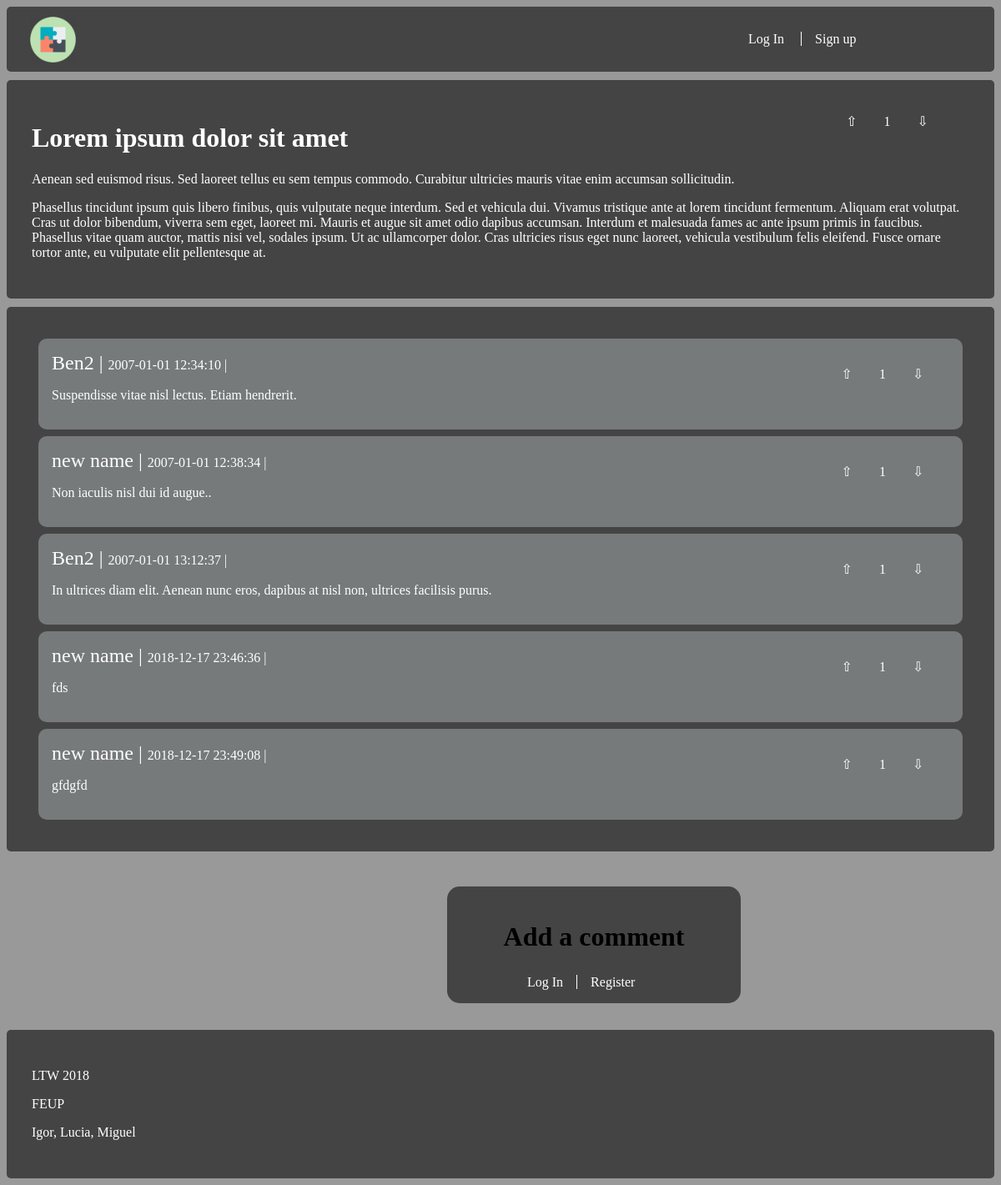
/story_item.php?id_story=1, run on an earlier commit of the app's database.
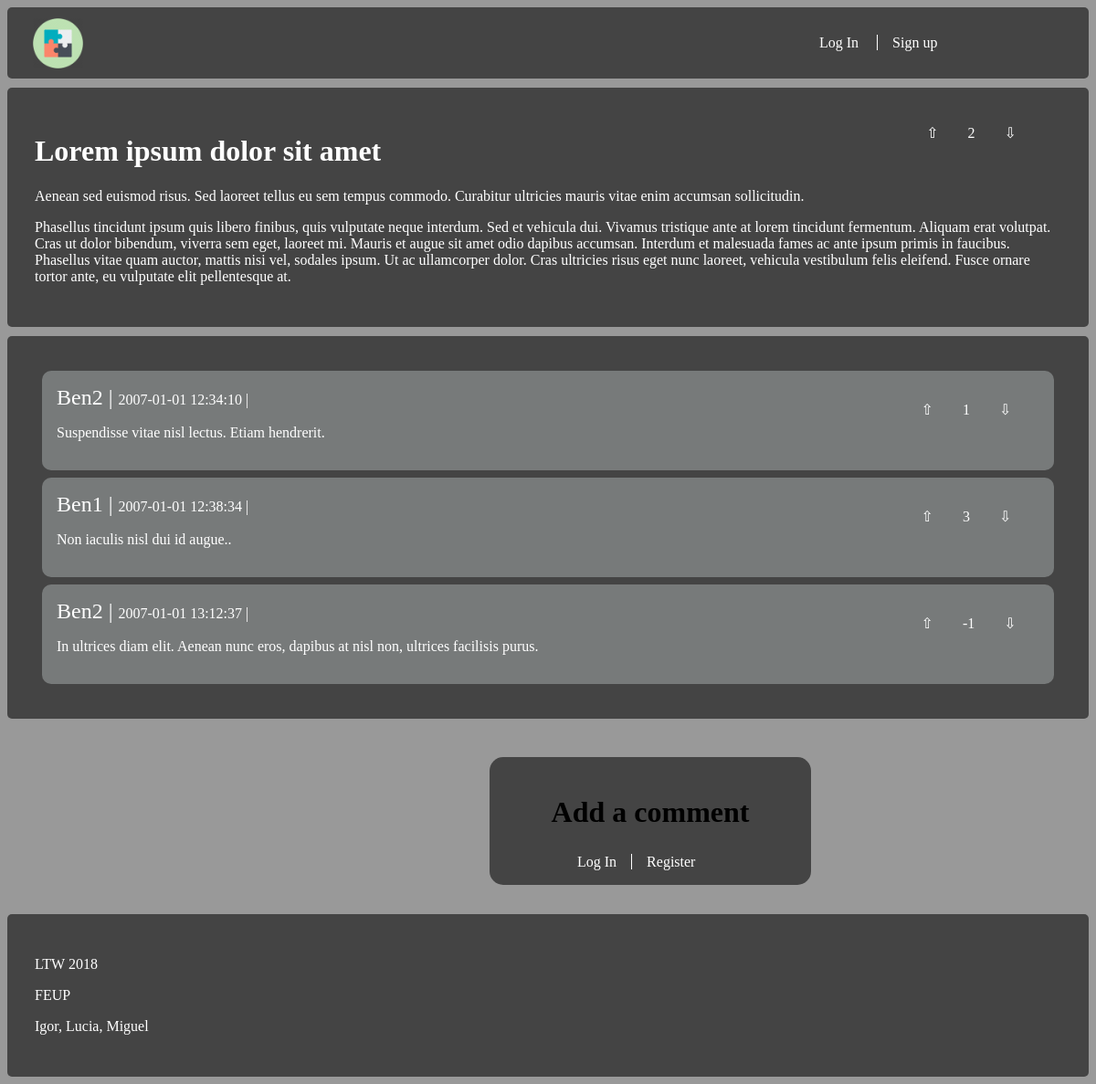
And on a later commit of the database.
### tables this page shows
CREATE TABLE stories (
    id_story INTEGER PRIMARY KEY,
    id_user VARCHAR REFERENCES users NOT NULL,
    published DATE NOT NULL,
    title VARCHAR NOT NULL,
    brief_intro VARCHAR NOT NULL,
    storie_text VARCHAR NOT NULL,
    plus INTEGER NOT NULL
);

CREATE TABLE comments (
    id_comment INTEGER,
    id_story INTEGER,
    id_user INTEGER REFERENCES users NOT NULL,
    published DATE NOT NULL,
    comment_text VARCHAR NOT NULL,
    plus INTEGER NOT NULL,
    PRIMARY KEY(id_comment, id_story)
);

CREATE TABLE users (
    id_user INTEGER PRIMARY KEY AUTOINCREMENT,
    username VARCHAR NOT NULL,
    password VARCHAR NOT NULL
);

### database/user.php (called while the page is built, shortened)
<?php
    function getUsername($id) {
        global $dbh;
        $stmt = $dbh->prepare("SELECT * FROM users WHERE id_user = ?");
        $stmt->execute(array($id));
        return $stmt->fetch()["username"];
    }
?>

### story_item.php (the view, shortened to what this page needs)
<!DOCTYPE html>
<html lang="en">
<head>
    <link rel="stylesheet" type="text/css" media="screen" href="style/layout.css" />
    <link rel="stylesheet" type="text/css" media="screen" href="style/main.css" />
</head>
<body>
<div class="wrapper">
<div class="box header">
    <section id="story">
        <?php
        include_once('includes/header.php');
        $id_story = $_GET['id_story'];
        $db = new PDO('sqlite:database/stories_db.db');
        $stmt = $db->prepare("SELECT *
                               FROM stories
                               WHERE id_story = ?
                               ORDER BY published");
        $stmt->execute(array($id_story));
        $story =  $stmt->fetch();
        $stmt = $db->prepare("SELECT *
                               FROM comments
                               WHERE id_story = $id_story");
        $stmt->execute();
        $comments = $stmt->fetchAll();
        ?>
        </div>
        <div class = "box content">
        <?php
        echo '<div class="votes">';
		if($_SESSION["logged_in"]) {
			if(hasUpvotedStory($_SESSION["id_user"], $id_story))
				echo '<a href="action_upvote_story.php">⬆</a>';
			else
				echo '<a href="action_upvote_story.php">⇧</a>';
			echo $story['plus'];
			if(hasDownvotedStory($_SESSION["id_user"], $id_story))
				echo '<a href="action_downvote_story.php">⬇</a>';
			else
				echo '<a href="action_downvote_story.php">⇩</a>';
		} else {
			echo '<a href="action_login.php">⇧</a>';
			echo $story['plus'];
			echo '<a href="action_login.php">⇩</a>';
		}
        echo '</div>';
         echo '<h1>' . $story['title']  . '</h1>';
         echo '<p>' . $story['brief_intro'] . '</p>';
         echo '<p>'. $story['storie_text'] .'</p>';
         ?>
         </div>
         <div class = "box footer">
         <?php
         foreach($comments as $comment){
            ?>
            <div id = "comment">
            <?php
           echo '<article class="comment">';
             echo '<span><a href="user_page.php?id_user=' . $comment['id_user'] . '">' . getUsername($comment['id_user']) . '</a></span>';
             echo '<span>' . $comment['published'] . '</span>';
			 if($_SESSION["logged_in"]) {
				echo '<div class="votes"><a href="action_upvote.php';
				echo '?id_comment=' . $comment['id_comment'];
				echo '&id_story=' . $comment['id_story'];
				echo '&plus=' . $comment['plus'];
				if (hasUpvoted($_SESSION["id_user"], $comment['id_comment'], $comment['id_story']))
					echo '">⬆</a>';
				else
					echo '">⇧</a>';
				echo $comment['plus'];
				echo '<a href="action_downvote.php';
				echo '?id_comment=' . $comment['id_comment'];
				echo '&id_story=' . $comment['id_story'];
				echo '&plus=' . $comment['plus'];
				if (hasDownvoted($_SESSION["id_user"], $comment['id_comment'], $comment['id_story']))
					echo '">⬇</a></div>';
				else
					echo '">⇩</a></div>';
			 } else {
				echo '<div class="votes"><a href="action_login.php';
				echo '">⇧</a>';
				echo $comment['plus'];
				echo '<a href="action_login.php';
				echo '">⇩</a></div>';
			 }
             echo '<p>' . $comment['comment_text'] . '</p>';
           echo '</article>';
           ?>
           </div>
           <?php
         }?>
         </div>
         <form action="add_comment.php" method="post">
            <h2>Add a comment</h2>
            <?php
                if ($_SESSION["logged_in"]) {?>
            <label>Username:
                <?php echo $_SESSION["username"]; ?>
            </label>
            <input type="hidden" name="username" value="<?=$_SESSION["username"]?>">
            <label>Comment
                <textarea name="text"></textarea>
            </label>
            <input type="hidden" name="id" value="<?=$id_story?>">
            <input type="submit" value="Reply">
            <?php } else {
                ?>
                <div id = "links">
                <?php
                echo '<a href="login.php">Log In</a>';
                echo '<a href="register.php">Register</a>';
                ?>
                </div>
                <?php
            }?>
        </form>
    </div>
<?php include_once('includes/footer.php'); ?>
</body>
</html>

### includes/header.php (shortened to what this page needs)
<?php
    echo '<div id = "logo"> <a href="index.php"><img src="style/logo.png" width="55"></a> </div>';
    if ($_SESSION["logged_in"]) {
        ?>
        <div class = "username"><a href="user_page.php?id_user=<?= getIDUser($_SESSION['username']) ?>"><?= $_SESSION['username'] ?></a></div>
        <?php
        echo '<a href="action_logout.php"> Log Out</a>';
        echo '<a href="edit.php">Edit account</a>';
    } else {
        echo '<a href="login.php"> Log In </a>';
        echo '<a href="register.php">Sign up</a>';
    }
?>

### includes/footer.php
<footer class="box footer">
    <p>LTW 2018</p>
    <p>FEUP</p>
    <p>Igor, Lucia, Miguel</p>
</footer>

### style/layout.css (style rules this page uses)
.wrapper { display: grid; grid-gap: 10px; grid-template-areas: " header header header" "content content content" "footer footer footer"; }
.content { grid-area: content; position: relative; }
.header { grid-area: header; }
.footer { grid-area: footer; }
.box { background-color: #444; color: #fff; border-radius: 5px; padding: 30px; font-size: 100%; }
.header, .footer { background-color:#444; }

### style/main.css (style rules this page uses)
html { background-color: #999; font-family: Verdana; }
form { background-color: #444; color: white; margin:2em auto; margin-top: 2em; margin-bottom: 2em; width: 20em; padding: 1em; border-radius: 15px; }
.wrapper form { background-color: #444; color: white; position: relative; left:33em; margin-top: 2em; margin-bottom: 2em; width: 20em; padding: 1em; border-radius: 15px; }
h2 { font-family: Verdana; font-size: 2em; text-align: center; color: black; }
a { font-family: Verdana; color: white; text-decoration: none; font-size: 1em; }
.header a:first-of-type { border-right: 1px solid white; }
.header a { padding: 0 1em; position: relative; left: 75%; }
#logo a { border: none; position: absolute; top: 20px; left: 20px; }
p { font-family: Verdana; }
#comment { background-color: rgb(119, 122, 122); border-radius: 10px; padding: 1em; margin:0.5em; }
#comment span:after { content: " | "; }
#comment span:first-of-type { font-size: 1.5em; }
#links a:first-of-type { border-right: 1px solid white; margin-left: 4em; }
#links a { padding: 0em 1em; }
.votes { width: 0px; height: 0px; }
.content .votes a { border: none; padding: 2em; position: relative; left: 0%; }
.content .votes { position: relative; left: 84%; top: 10px; }
.votes a { padding: 2em; }
#comment .votes { position: relative; left: 85%; top:-10px; }

What changed in the data, as far as the page shows it:
removed comments: id_user.username "new name", published "2007-01-01 12:38:34", plus "1", comment_text "Non iaculis nisl dui id augue.."
removed comments: id_user.username "Ben2", published "2007-01-01 13:12:37", plus "1", comment_text "In ultrices diam elit. Aenean nunc eros, dapibus at nisl non, ultrices facilisis purus."
removed comments: id_user.username "new name", published "2018-12-17 23:46:36", plus "1", comment_text "fds"
removed comments: id_user.username "new name", published "2018-12-17 23:49:08", plus "1", comment_text "gfdgfd"
changed stories "Lorem ipsum dolor sit amet": plus "1" → "2"
added comments: id_user.username "Ben1", published "2007-01-01 12:38:34", plus "3", comment_text "Non iaculis nisl dui id augue.."
added comments: id_user.username "Ben2", published "2007-01-01 13:12:37", plus "-1", comment_text "In ultrices diam elit. Aenean nunc eros, dapibus at nisl non, ultrices facilisis purus."
